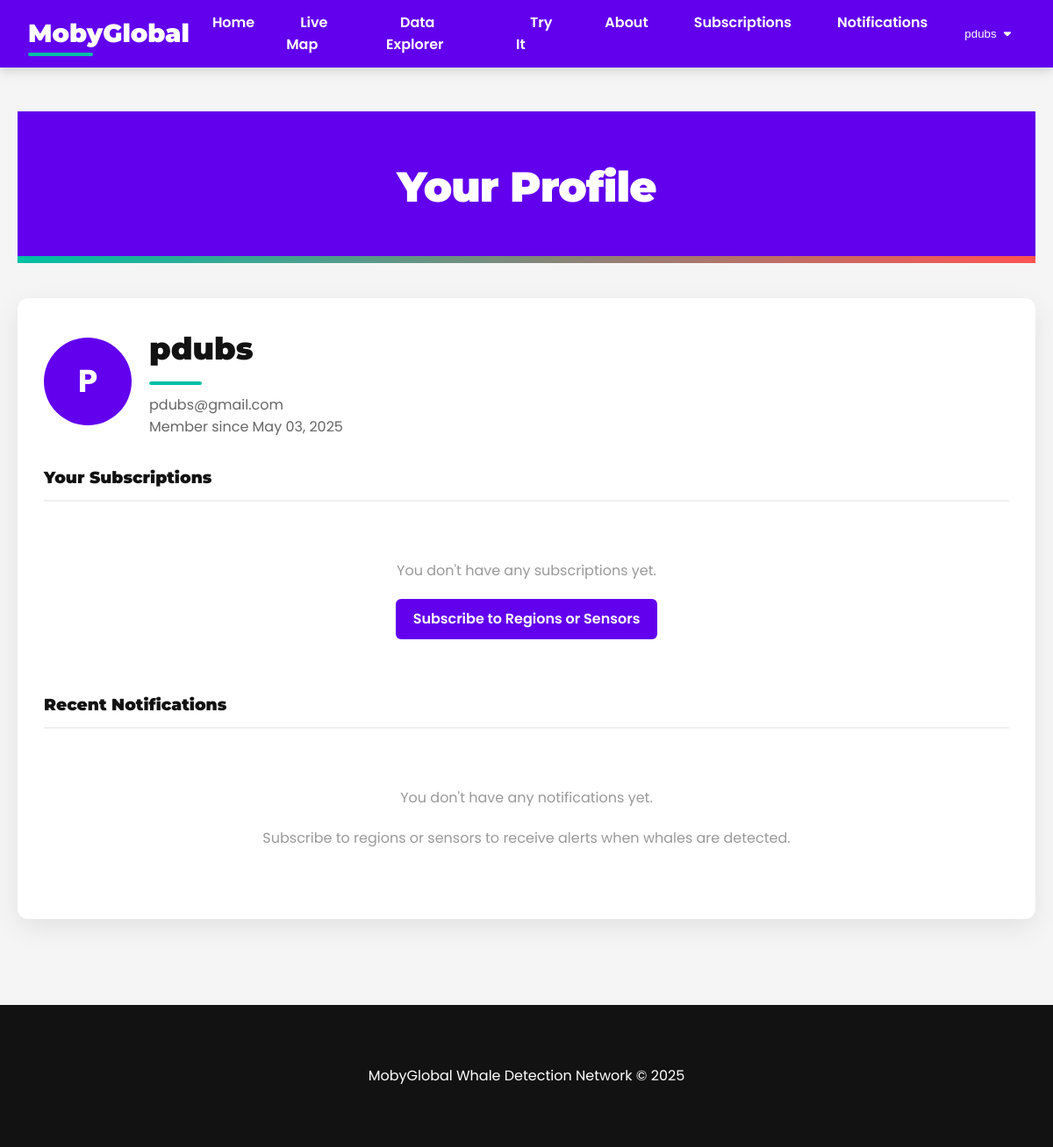
The app's page /profile (signed in), older data.
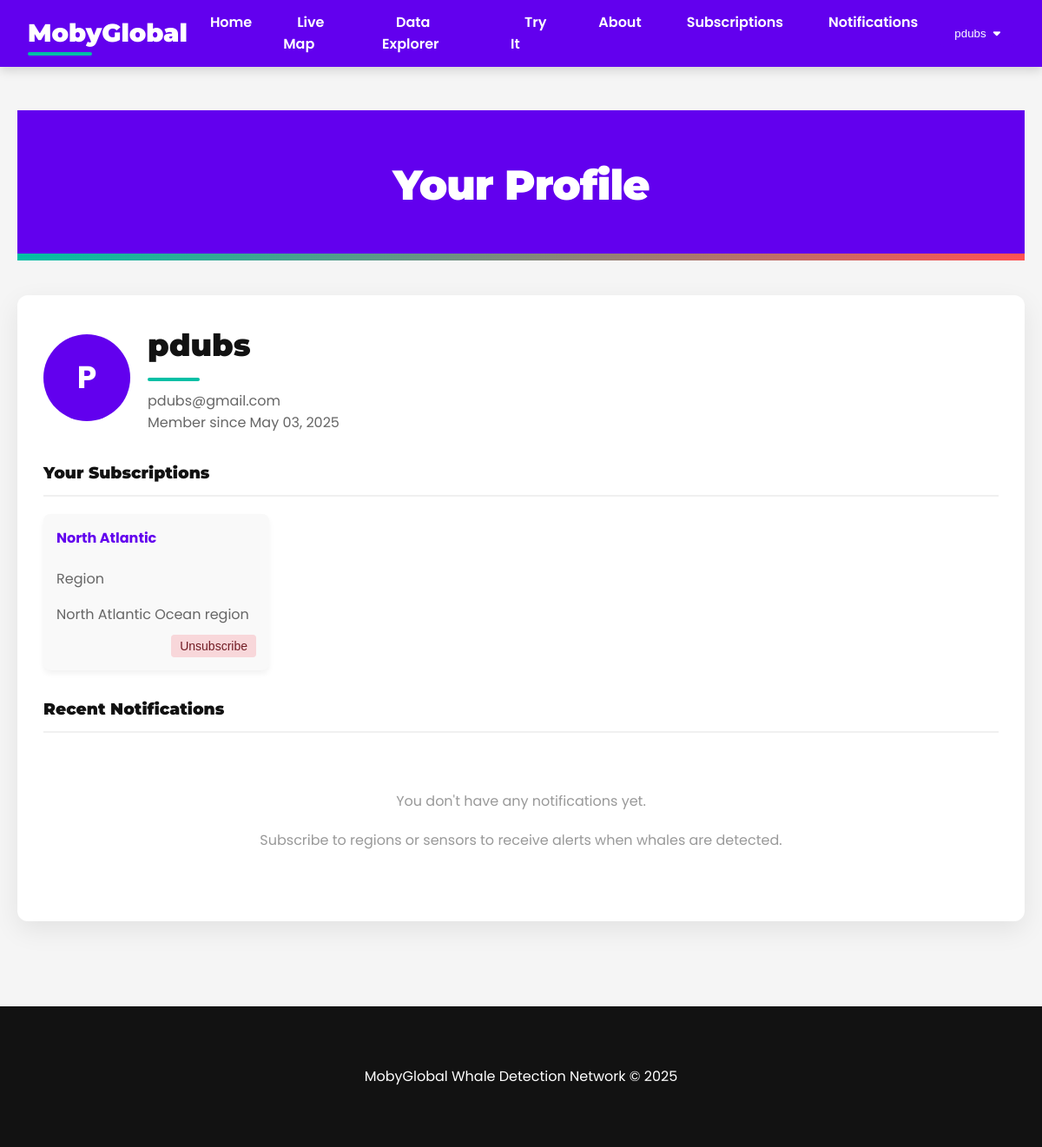
The same page, newer data.
### models.py (models this page shows, shortened)
class User(UserMixin, db.Model):
    id = db.Column(db.Integer, primary_key=True)
    username = db.Column(db.String(64), unique=True, nullable=False)
    email = db.Column(db.String(120), unique=True, nullable=False)
    password_hash = db.Column(db.String(128))
    created_at = db.Column(db.DateTime, default=datetime.utcnow)
    notifications_enabled = db.Column(db.Boolean, default=True)
    subscriptions = db.relationship('Subscription', backref='user', lazy='dynamic', cascade="all, delete-orphan")
    notifications = db.relationship('Notification', backref='user', lazy='dynamic', cascade="all, delete-orphan")

class Subscription(db.Model):
    id = db.Column(db.Integer, primary_key=True)
    user_id = db.Column(db.Integer, db.ForeignKey('user.id'), nullable=False)
    region_id = db.Column(db.Integer, db.ForeignKey('region.id'))
    sensor_id = db.Column(db.Integer, db.ForeignKey('sensor.id'))
    created_at = db.Column(db.DateTime, default=datetime.utcnow)

class Region(db.Model):
    id = db.Column(db.Integer, primary_key=True)
    name = db.Column(db.String(64), unique=True, nullable=False)
    description = db.Column(db.String(256))
    center_lat = db.Column(db.Float, nullable=False)
    center_lng = db.Column(db.Float, nullable=False)
    radius = db.Column(db.Float, default=100.0)  # Radius in kilometers
    subscriptions = db.relationship('Subscription', backref='region', lazy='dynamic', cascade="all, delete-orphan")

### app.py (the view)
@app.route('/profile')
@login_required
def profile():
    subscriptions = Subscription.query.filter_by(user_id=current_user.id).all()
    notifications = Notification.query.filter_by(user_id=current_user.id).order_by(Notification.created_at.desc()).limit(10).all()
    unread_count = Notification.query.filter_by(user_id=current_user.id, read=False).count()
    regions = Region.query.all()
    sensors = Sensor.query.all()
    return render_template('profile.html',
                          active_page='profile',
                          subscriptions=subscriptions,
                          notifications=notifications,
                          unread_count=unread_count,
                          regions=regions,
                          sensors=sensors)

### app.py (called while the page is built)
@login_manager.user_loader
def load_user(user_id):
    return User.query.get(int(user_id))

### templates/profile.html (shortened to what this page needs)
{% extends "base.html" %}
{% block content %}
<div class="container">
    <header>
        <h1>Your Profile</h1>
    </header>
    <div class="profile-container">
        <div class="profile-header">
            <div class="profile-avatar">
                {{ current_user.username[0].upper() }}
            </div>
            <div class="profile-info">
                <h2>{{ current_user.username }}</h2>
                <p>{{ current_user.email }}</p>
                <p>Member since {{ current_user.created_at.strftime('%B %d, %Y') }}</p>
            </div>
        </div>
        <div class="profile-section">
            <h3>Your Subscriptions</h3>
            {% if subscriptions %}
                <div class="subscription-list">
                    {% for subscription in subscriptions %}
                        <div class="subscription-card">
                            {% if subscription.region %}
                                <h4>{{ subscription.region.name }}</h4>
                                <p>Region</p>
                                <p>{{ subscription.region.description }}</p>
                            {% elif subscription.sensor %}
                                <h4>{{ subscription.sensor.name }}</h4>
                                <p>Sensor</p>
                                <p>Location: {{ subscription.sensor.location }}</p>
                            {% endif %}
                            <div class="subscription-actions">
                                <form method="POST" action="{{ url_for('unsubscribe') }}">
                                    <button type="submit" class="btn-unsubscribe">Unsubscribe</button>
                                </form>
                            </div>
                        </div>
                    {% endfor %}
                </div>
            {% else %}
                <div class="empty-state">
                    <p>You don't have any subscriptions yet.</p>
                    <a href="{{ url_for('subscriptions') }}" class="btn-subscribe">Subscribe to Regions or Sensors</a>
                </div>
            {% endif %}
        </div>
        <div class="profile-section">
            <h3>Recent Notifications {% if unread_count %}<span class="badge">{{ unread_count }} unread</span>{% endif %}</h3>
            {% if notifications %}
                <div class="notification-list">
                    {% for notification in notifications %}
                        <div class="notification-item {% if not notification.read %}notification-unread{% endif %}">
                            <div class="notification-header">
                                <div class="notification-title">{{ notification.title }}</div>
                                <div class="notification-time">{{ notification.created_at.strftime('%b %d, %H:%M') }}</div>
                            </div>
                            <div class="notification-message">{{ notification.message }}</div>
                        </div>
                    {% endfor %}
                </div>
                <a href="{{ url_for('notifications') }}" class="view-all">View All Notifications</a>
            {% else %}
                <div class="empty-state">
                    <p>You don't have any notifications yet.</p>
                    <p>Subscribe to regions or sensors to receive alerts when whales are detected.</p>
                </div>
            {% endif %}
        </div>
    </div>
</div>
{% endblock %}

### templates/base.html (shortened to what this page needs)
<!DOCTYPE html>
<html lang="en">
<head>
    <link rel="stylesheet" href="https://cdnjs.cloudflare.com/ajax/libs/font-awesome/6.4.0/css/all.min.css">
</head>
<body>
    <nav>
        <div class="nav-container">
            <a href="/" class="logo">MobyGlobal</a>
            <ul class="nav-links">
                <li><a href="/" {% if active_page == 'home' %}class="active"{% endif %}>Home</a></li>
                <li><a href="/map" {% if active_page == 'map' %}class="active"{% endif %}>Live Map</a></li>
                <li><a href="/data" {% if active_page == 'data' %}class="active"{% endif %}>Data Explorer</a></li>
                <li><a href="/try-it" {% if active_page == 'try-it' %}class="active"{% endif %}>Try It</a></li>
                <li><a href="/about" {% if active_page == 'about' %}class="active"{% endif %}>About</a></li>
                {% if current_user.is_authenticated %}
                <li><a href="/subscriptions" {% if active_page == 'subscriptions' %}class="active"{% endif %}>Subscriptions</a></li>
                <li><a href="/notifications" {% if active_page == 'notifications' %}class="active"{% endif %}>Notifications</a></li>
                {% endif %}
            </ul>
            <div class="auth-links">
                {% if current_user.is_authenticated %}
                    <div class="user-dropdown">
                        <button class="dropdown-btn">{{ current_user.username }} <i class="fas fa-caret-down"></i></button>
                    </div>
                {% else %}
                    <a href="/login" class="auth-btn login-btn">Login</a>
                    <a href="/register" class="auth-btn register-btn">Register</a>
                {% endif %}
            </div>
        </div>
    </nav>
    <div class="container" style="padding-top: 10px;">
    </div>
    {% block content %}{% endblock %}
    <footer>
        <div class="container">
            <p>MobyGlobal Whale Detection Network &copy; 2025</p>
        </div>
    </footer>
</body>
</html>

Row changes from the older to the newer data that the page shows:
added Subscription: region.name "North Atlantic", region.description "North Atlantic Ocean region"
Text that changed along with them:
text no longer shown: "You don't have any subscriptions yet. Subscribe to Regions or Sensors"
